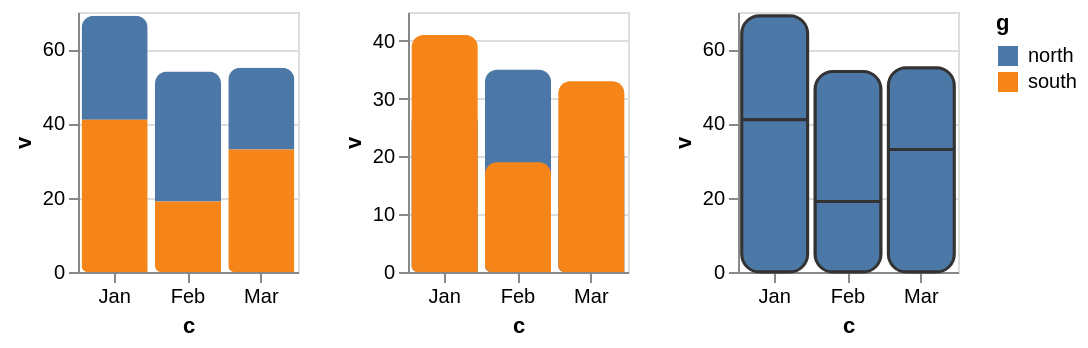

Write the Vega-Lite specification saved for this chart.
### Vega-Lite specification from a JSON file in a GitHub repository (floating-point values rounded to 4 significant figures)
{"$schema": "https://vega.github.io/schema/vega-lite/v6.json", "description": "Two rules about where a stack's rounding is read from. The first is that `cornerRadiusEnd` **overwrites** the corner it resolves into rather than defaulting it. `initMarkdef` writes `for (const newProp of newProps) { markDef[newProp] = cornerRadiusEnd }`, an assignment onto the mark definition, so a bar that states both `cornerRadiusEnd` and one of the two corners that word covers comes out with the end radius on that corner and the stated one gone. This compiler applied `cornerRadiusEnd` first and then wrote the mark's own properties over the top, so the stated corner won and a bar asking for a rounded end and a square top-left was drawn with the square — the opposite of upstream, and silently, since both are plausible numbers. The first two panels state `\"cornerRadiusEnd\": 6` beside a `cornerRadiusTopLeft` of 2 and a `cornerRadiusBottomLeft` of 3: upstream's top-left is a **six**, because `cornerRadiusEnd` claims it on a vertical bar, and the bottom-left stays a three, because it is not one of the corners `BAR_CORNER_RADIUS_END_INDEX` names for that orientation and nothing touches it. The first panel is stacked and reads those corners off the group; the second is the row that must **not** gain the groups, writing `\"stack\": null` so that `model.stack` is absent, and it shows the same precedence on a plain rect where there is no group to move anything to. The second rule is which tables a group's rounding and outline are looked up in. `getGroupsForStackedBarWithCornerRadius` asks `getMarkConfig(key, model.markDef, model.config)` for every corner and every stroke property, and `getMarkConfig` consults the **style blocks first** — `getMarkStyleConfig(channel, mark, config.style)` — before either configuration block. This compiler read a single flattened table of `config.mark` and `config.bar` instead, which has no style blocks in it, so a style that rounded and outlined a bar was invisible exactly where it mattered: the group was built with neither the radius nor the stroke, and the segments kept a radius they were supposed to have surrendered. The third panel wears a `boxed` style carrying a `cornerRadius`, a `stroke` and a `strokeWidth`, and stacks on a `detail` rather than a `color` so that it draws no legend: a style block's stroke is *also* meant to reach a legend's symbols, which is a separate rule in a separate file and not what this fixture is about. Upstream moves all three onto the outer group, adds `strokeForeground` and `strokeOffset` because a stroke is present at all — `if (groupUpdate.stroke) { groupUpdate.strokeForeground = {value: true}; groupUpdate.strokeOffset = {value: 0} }` — and then writes `{\"value\": 0}` for the radius back onto the segments, the comment upstream being that they are already moved to the group and Vega would otherwise apply the style underneath a second time.", "data": {"values": [{"c": "Jan", "g": "north", "v": 28}, {"c": "Jan", "g": "south", "v": 41}, {"c": "Feb", "g": "north", "v": 35}, {"c": "Feb", "g": "south", "v": 19}, {"c": "Mar", "g": "north", "v": 22}, {"c": "Mar", "g": "south", "v": 33}]}, "config": {"style": {"boxed": {"cornerRadius": 9, "stroke": "#333333", "strokeWidth": 1.5}}}, "hconcat": [{"width": 110, "height": 130, "mark": {"type": "bar", "cornerRadiusEnd": 6, "cornerRadiusTopLeft": 2, "cornerRadiusBottomLeft": 3}, "encoding": {"x": {"field": "c", "type": "nominal", "sort": null, "axis": {"labelAngle": 0}}, "y": {"field": "v", "type": "quantitative"}, "color": {"field": "g", "type": "nominal"}}}, {"width": 110, "height": 130, "mark": {"type": "bar", "cornerRadiusEnd": 6, "cornerRadiusTopLeft": 2, "cornerRadiusBottomLeft": 3}, "encoding": {"x": {"field": "c", "type": "nominal", "sort": null, "axis": {"labelAngle": 0}}, "y": {"field": "v", "type": "quantitative", "stack": null}, "color": {"field": "g", "type": "nominal"}}}, {"width": 110, "height": 130, "mark": {"type": "bar", "style": "boxed"}, "encoding": {"x": {"field": "c", "type": "nominal", "sort": null, "axis": {"labelAngle": 0}}, "y": {"field": "v", "type": "quantitative"}, "detail": {"field": "g", "type": "nominal"}}}]}
